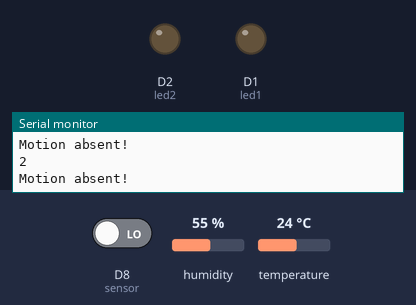
Bench run of a sketch on a simulated ESP8266 (NodeMCU). Shown: output pins drawn as LEDs (lit = HIGH), the last lines printed to the serial monitor. Inputs (shaded band) come from the test bench; at power-on: D8 (sensor) LOW, temperature 24 °C, humidity 55 %. WiFi joins after 1.5 s; servers stay silent unless stated.

Above: at 3.0 s.
3.1 s: D8 (sensor) driven HIGH
At 4.3 s:
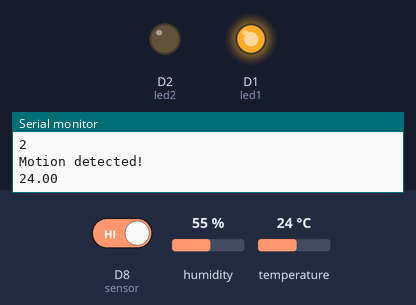
5.3 s: temperature set to 29 °C
9.0 s: temperature set to 32 °C
At 12.7 s:
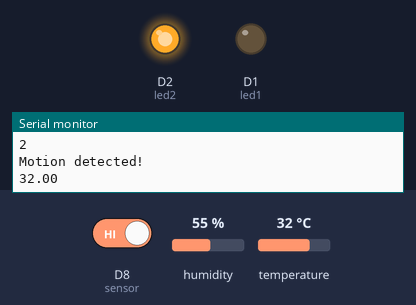
13.0 s: temperature set to 12 °C
At 16.7 s:
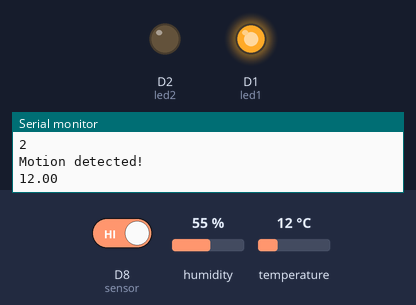
17.0 s: temperature set to 33 °C
At 21.1 s:
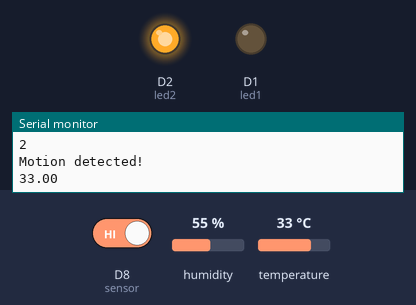
Timing chart, 0 to 22.0 s (numbered marks = the images above; inputs shaded):
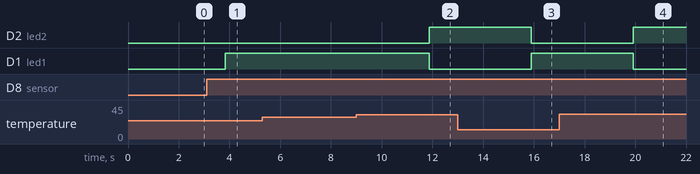

Measured:
- the behaviour switches between 30 and 31 °C on temperature (found by bisection; images 1 and 2)
- after the input at 3.1 s, D1 (led1): LOW → HIGH after 0.73 s
- after the input at 9.0 s, D2 (led2): LOW → HIGH after 2.9 s; D1 (led1): HIGH → LOW after 2.9 s
- after the input at 13.0 s, D2 (led2): HIGH → LOW after 2.9 s; D1 (led1): LOW → HIGH after 2.9 s
- after the input at 17.0 s, D2 (led2): LOW → HIGH after 2.9 s; D1 (led1): HIGH → LOW after 2.9 s

The sketch:

proyek.ino
```cpp
#define BLYNK_PRINT Serial
#include <Blynk.h>
#include <ESP8266WiFi.h>
#include <BlynkSimpleEsp8266.h>
#include "DHT.h"
#include <DHT_U.h>
#define DHTPIN D7
#define DHTTYPE DHT11
#define BLYNK_TEMPLATE_ID "TMPL9wgbFNkm"
#define BLYNK_DEVICE_NAME "Christian"
char auth[] = "my9ll8Ke-nQT5FvyRm-0Kd8v3DItuScl";
char ssid[] = "lab IoT";
char pass[] = "ifiot2202";

DHT dht(DHTPIN, DHTTYPE);
float temp;
int sensor = D8;
int led1 = D1;
int led2 = D2;
int mode=2;

BLYNK_WRITE(V0){
  if (param.asInt()==HIGH) {
  digitalWrite(D2,LOW);
  }
  else{
  digitalWrite(D2, HIGH);
  }
}

BLYNK_WRITE(V1){
  if (param.asInt()==HIGH) {
  digitalWrite(D1,LOW);
  }
  else{
  digitalWrite(D1, HIGH);
  }
}

BLYNK_WRITE(V2){
  if (param.asInt()==HIGH) {
  mode = 1;
  }
  else{
  mode = 2;
  }
}


void setup() {
  // put your setup code here, to run once:
  Serial.begin(9600);
  dht.begin();
  Blynk.begin(auth, ssid, pass,"blynk.cloud");
  pinMode(sensor, INPUT);
  pinMode(led1, OUTPUT);
  pinMode(led2, OUTPUT);
}

void loop() {
  // put your main code here, to run repeatedly:
  Blynk.run();
  Serial.println(mode);
  if (mode == 2){
      long state = digitalRead(sensor);
        if(state == HIGH) {
          Serial.println("Motion detected!");
          temp = dht.readTemperature();//baca suhu
          if (isnan(temp)) { //jika tidak ada hasil
              Serial.println("DHT11 tidak terbaca... !");
              return;
            }
            else{//jika ada hasilnya
            Serial.println(temp);
            if (temp <= 30 ){
              digitalWrite(led1, HIGH);
              digitalWrite(led2, LOW);
              delay(3000);
            }
            else if (temp > 30 && temp <=35){
              digitalWrite(led2, HIGH);
              digitalWrite(led1, LOW);
              delay(3000);
            }
            else {
              digitalWrite(led1, LOW);
              digitalWrite(led2, LOW);
              delay(3000);
            }
            }
      delay(1000);
        }
        else {
          Serial.println("Motion absent!");
          delay(1000);
          digitalWrite(led1, LOW);
          digitalWrite(led2, LOW);
          }
      }
      else{

      }
}
```
